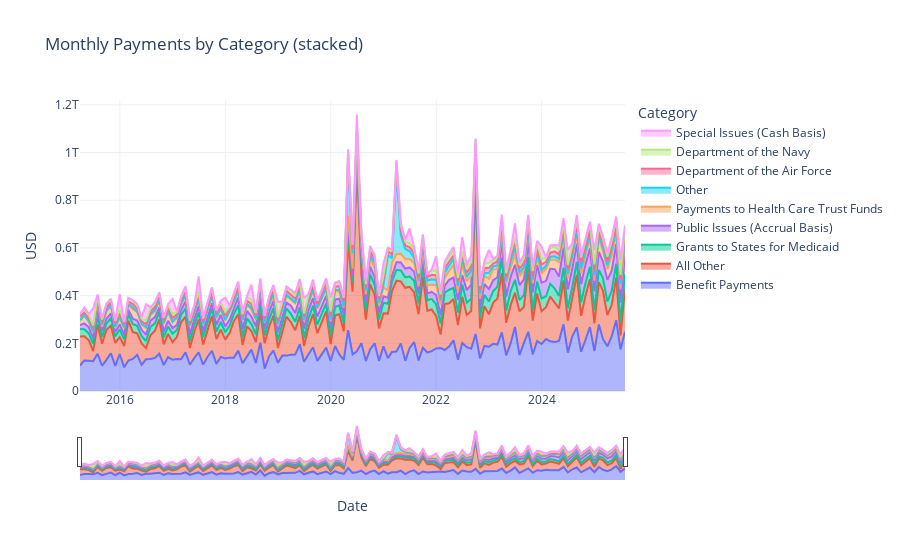

The cell this chart's notebook holds for it:
### Code cell
fig = plot_stacked_plotly(
    outlays_pivot,
    title="Monthly Payments by Category (stacked)",
    y_label="USD",
    scale=1   
)
fig.show()
